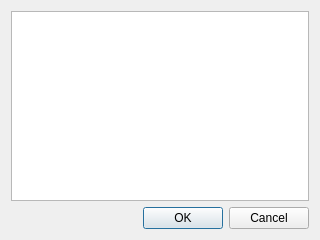
<?xml version="1.0" encoding="UTF-8"?>
<ui version="4.0">
 <class>SimpleStatusDialog</class>
 <widget class="QDialog" name="SimpleStatusDialog">
  <property name="geometry">
   <rect>
    <x>0</x>
    <y>0</y>
    <width>320</width>
    <height>240</height>
   </rect>
  </property>
  <property name="windowTitle">
   <string>Set Status Text</string>
  </property>
  <layout class="QGridLayout" name="gridLayout">
   <item row="0" column="0">
    <widget class="QTextEdit" name="textEdit"/>
   </item>
   <item row="1" column="0">
    <widget class="QDialogButtonBox" name="buttonBox">
     <property name="orientation">
      <enum>Qt::Horizontal</enum>
     </property>
     <property name="standardButtons">
      <set>QDialogButtonBox::Cancel|QDialogButtonBox::Ok</set>
     </property>
    </widget>
   </item>
  </layout>
 </widget>
 <resources/>
 <connections>
  <connection>
   <sender>buttonBox</sender>
   <signal>accepted()</signal>
   <receiver>SimpleStatusDialog</receiver>
   <slot>accept()</slot>
   <hints>
    <hint type="sourcelabel">
     <x>248</x>
     <y>254</y>
    </hint>
    <hint type="destinationlabel">
     <x>157</x>
     <y>274</y>
    </hint>
   </hints>
  </connection>
  <connection>
   <sender>buttonBox</sender>
   <signal>rejected()</signal>
   <receiver>SimpleStatusDialog</receiver>
   <slot>reject()</slot>
   <hints>
    <hint type="sourcelabel">
     <x>316</x>
     <y>260</y>
    </hint>
    <hint type="destinationlabel">
     <x>286</x>
     <y>274</y>
    </hint>
   </hints>
  </connection>
 </connections>
</ui>
